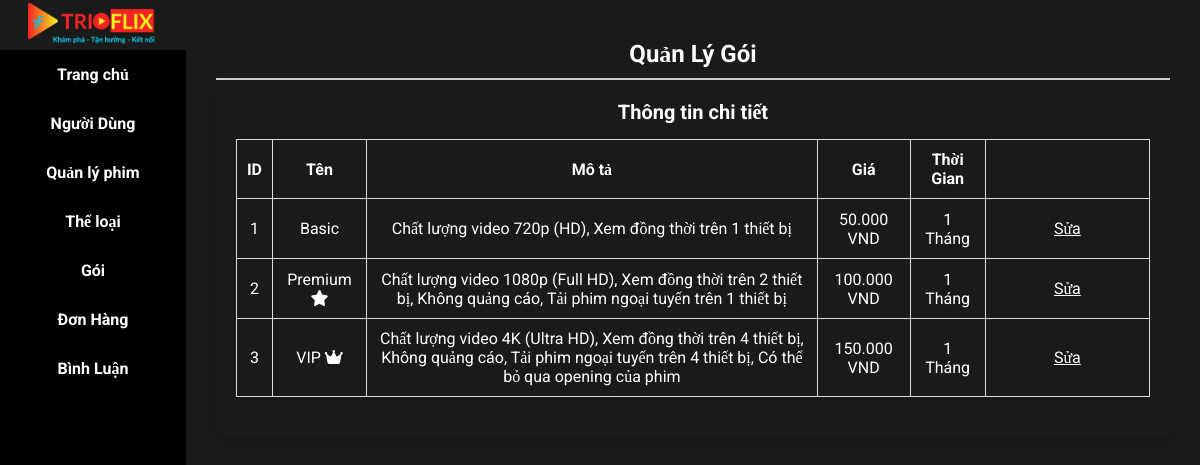
Page /admin.php?ctrl=films&view=pack on the committed database.
### tables this page shows
CREATE TABLE `pack` (
  `pack_id` int(11) NOT NULL,
  `pack_name` char(255) NOT NULL,
  `price` int(11) NOT NULL,
  `descripe` char(255) NOT NULL,
  `pack_time` int(11) NOT NULL
);

### model/admin/m_film.php (called while the page is built, shortened)
<?php
include_once "model/database.php";
function getAllpack()
{
    $sql = "SELECT *from pack";
    return pdo_query($sql);
}

### model/database.php (called while the page is built, shortened)
<?php
function pdoGetConnection()
{
    $servername = "localhost";
    $username = "root";
    $password = "";
    try {
        $conn = new PDO("mysql:host=$servername;dbname=tuyetvoi_da2", $username, $password);
        $conn->setAttribute(PDO::ATTR_ERRMODE, PDO::ERRMODE_EXCEPTION);
        return $conn;
    } catch (PDOException $e) {
        echo "Connection failed: " . $e->getMessage();
    }
}
function pdo_query($sql, $params = [])
{
    $stmt = pdoGetConnection()->prepare($sql);
    $stmt->execute($params);
    return $stmt->fetchAll(PDO::FETCH_ASSOC);
}

### view/layoutAdmin/admin_package/admin_pack.php (the view, shortened to what this page needs)
<div class="admin-container">
    <main class="content">
        <header>
            <h1>Quản Lý Gói</h1>
        </header>
        <section class="product-management">
            <div class="product-table">
                <h2>Thông tin chi tiết</h2>
                <table>
                    <thead>
                        <tr>
                            <th>ID</th>
                            <th>Tên</th>
                            <th>Mô tả</th>
                            <th>Giá</th>
                            <th>Thời Gian</th>
                            <th></th>
                        </tr>
                    </thead>
                    <tbody>
                        <?php foreach ($getpack as $key) { ?>
                            <tr>
                                <td><?= $key['pack_id'] ?></td>
                                <td><?= $key['pack_name'] ?></td>
                                <td><?= $key['descripe'] ?></td>
                                <td><?= number_format($key['price'], 0, ',', '.') ?> VND</td>
                                <td><?= $key['pack_time'] ?> Tháng</td>
                                <td class="sua_xoa">
                                    <a href="?ctrl=films&view=updatePack&id=<?= $key['pack_id'] ?>"
                                        style='color:white;padding:5px'>Sửa</a>
                                </td>
                            </tr>
                    </tbody>
                <?php } ?>
                </table>
            </div>
        </section>
    </main>
</div>

### public/css/admin/admin_navbar.css (style rules this page uses)
:root { --fontContent: "Roboto", sans-serif; --fontTitle-nameFilm: "Raleway", sans-serif; --colorBackgroundMain: #000; --colorGradient: linear-gradient(to right, #f90909, #f5f322); --colorBackgroundSecondary: #1a1a1a; --colorRed: #f90909; --colorYellow: #f5f322; --colorBlue: #00daff; }
* { margin: 0; padding: 0; box-sizing: border-box; font-family: "Roboto", serif; }
html { background-color: var(--colorBackgroundSecondary); }
.content { flex-grow: 1; padding: 30px; background-color: var(--colorBackgroundSecondary); }
header { display: flex; justify-content: space-between; align-items: center; padding: 10px; background-color: var(--colorBackgroundSecondary); border-bottom: 2px solid #ccc; }
header h1 { font-size: 24px; }

### public/css/admin/admin_categories.css (style rules this page uses)
.product-management { display: flex; gap: 20px; }
.product-table { flex: 2; background-color: #1a1a1a; padding: 20px; border-radius: 8px; box-shadow: 0 4px 8px rgba(0, 0, 0, 0.1); }
.product-table h2 { font-size: 20px; color: white; margin-bottom: 15px; }
table { width: 100%; border-collapse: collapse; margin-bottom: 20px; }
table th, table td { padding: 10px; border: 1px solid #ddd; text-align: center; }
.sua_xoa { width: 18%; border-collapse: collapse; margin-bottom: 20px; padding: 20px; border: 1px solid #ddd; text-align: center; }

### rows in the picture
pack: pack_id "1", pack_name "Basic", descripe "Chất lượng video 720p (HD), Xem đồng thời trên 1 thiết bị", price "50.000", pack_time "1"
pack: pack_id "2", pack_name "Premium", descripe "Chất lượng video 1080p (Full HD), Xem đồng thời trên 2 thiết bị, Không quảng cáo, Tải phim ngoại tuyến trên 1 thiết bị", price "100.000", pack_time "1"
pack: pack_id "3", pack_name "VIP", descripe "Chất lượng video 4K (Ultra HD), Xem đồng thời trên 4 thiết bị, Không quảng cáo, Tải phim ngoại tuyến trên 4 thiết bị, Có thể bỏ qua opening của phim", price "150.000", pack_time "1"
